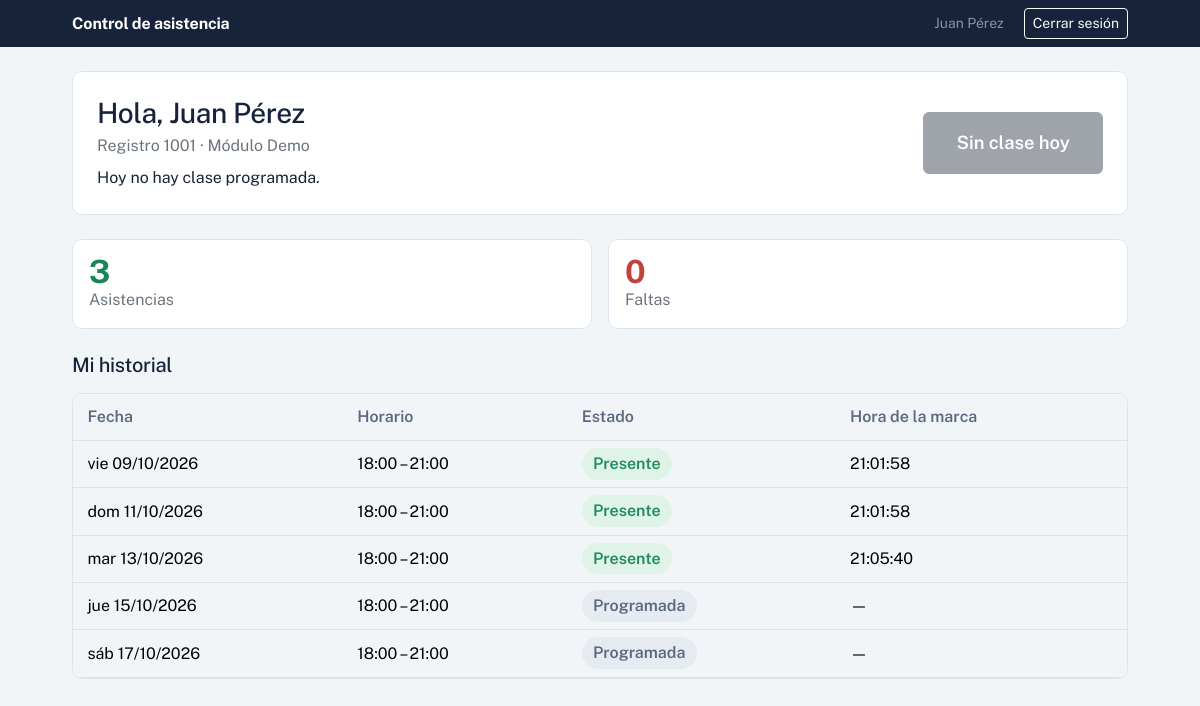
The app's page /mi-asistencia/ (signed in) with its own data.
### asistencia/models.py (models this page shows, shortened)
class Estudiante(models.Model):
    modulo = models.ForeignKey(Modulo, on_delete=models.CASCADE, related_name="estudiantes")
    nro_registro = models.CharField("número de registro", max_length=30)
    nombre = models.CharField("nombre completo", max_length=150)
    correo = models.EmailField("correo electrónico")
    class Meta:
        constraints = [
            models.UniqueConstraint(fields=["modulo", "nro_registro"], name="registro_unico_por_modulo"),
            models.UniqueConstraint(fields=["modulo", "correo"], name="correo_unico_por_modulo"),
        ]
        ordering = ["nombre"]

class Modulo(models.Model):
    nombre = models.CharField(max_length=120)
    activo = models.BooleanField(default=False)
    creado_en = models.DateTimeField(auto_now_add=True)
    class Meta:
        constraints = [
            models.UniqueConstraint(
                fields=["activo"],
                condition=Q(activo=True),
                name="un_solo_modulo_activo",
            )
        ]

class FechaClase(models.Model):
    modulo = models.ForeignKey(Modulo, on_delete=models.CASCADE, related_name="fechas")
    fecha = models.DateField()
    hora_inicio = models.TimeField()
    hora_fin = models.TimeField()
    class Meta:
        constraints = [models.UniqueConstraint(fields=["modulo", "fecha"], name="fecha_unica_por_modulo")]
        ordering = ["fecha"]

### asistencia/views.py (the view)
# urls.py: path("mi-asistencia/", views.mi_asistencia, name="mi_asistencia"),
@estudiante_required
def mi_asistencia(request):
    est = request.estudiante
    hoy = timezone.localdate()
    registros = {a.fecha_clase_id: a for a in est.asistencias.all()}
    filas, presentes, faltas = [], 0, 0
    clase_hoy = None
    for f in est.modulo.fechas.all():
        reg = registros.get(f.id)
        estado = estado_calculado(f, reg, hoy)
        presentes += estado == "PRESENTE"
        faltas += estado == "FALTA"
        if f.fecha == hoy:
            clase_hoy = {"fecha": f, "registro": reg}
        filas.append({
            "fecha": f, "estado": estado, "es_hoy": f.fecha == hoy,
            "hora_marca": timezone.localtime(reg.marcado_en) if reg and reg.marcado_en else None,
            "corregido": bool(reg and reg.modificado_por_admin),
        })
    puede_marcar = bool(clase_hoy and clase_hoy["registro"] is None)
    return render(request, "mi_asistencia.html", {
        "est": est, "filas": filas, "presentes": presentes, "faltas": faltas,
        "clase_hoy": clase_hoy, "puede_marcar": puede_marcar, "hoy": hoy,
    })

### asistencia/services.py (called while the page is built)
def estado_calculado(fecha_clase, registro, hoy):
    if registro:
        return registro.estado
    if fecha_clase.fecha < hoy:
        return Asistencia.FALTA
    if fecha_clase.fecha == hoy:
        return "PENDIENTE"
    return "PROGRAMADA"

### templates/mi_asistencia.html (shortened to what this page needs)
{% extends "base.html" %}
{% block nav %}
<header class="topbar"><div class="container d-flex align-items-center justify-content-between py-2" style="max-width:1080px">
  <span class="brand">Control de asistencia</span>
  <form method="post" action="{% url 'salir' %}">{% csrf_token %}
    <span class="text-white-50 me-3 small d-none d-sm-inline">{{ est.nombre }}</span>
    <button class="btn btn-sm btn-outline-light">Cerrar sesión</button></form>
</div></header>
{% endblock %}
{% block content %}
<div class="panel p-4 mb-4">
  <div class="row align-items-center g-3">
    <div class="col-md-7">
      <h1 class="h3 mb-1">Hola, {{ est.nombre }}</h1>
      <p class="text-secondary mb-0">Registro {{ est.nro_registro }} · {{ est.modulo.nombre }}</p>
      <p class="mb-0 mt-2">
        {% if clase_hoy %}Hoy hay clase de {{ clase_hoy.fecha.hora_inicio|time:"H:i" }} a {{ clase_hoy.fecha.hora_fin|time:"H:i" }}.
        {% else %}Hoy no hay clase programada.{% endif %}
      </p>
    </div>
    <div class="col-md-5 text-md-end">
      <form method="post" action="{% url 'marcar' %}">{% csrf_token %}
        {% if puede_marcar %}
          <button class="btn btn-primary btn-mark"><i class="bi bi-check2-circle me-2"></i>Marcar asistencia</button>
        {% else %}
          <button class="btn btn-secondary btn-mark" disabled>
            {% if clase_hoy %}Asistencia ya definida{% else %}Sin clase hoy{% endif %}</button>
        {% endif %}
      </form>
    </div>
  </div>
</div>
<div class="row g-3 mb-4">
  <div class="col-6"><div class="panel p-3"><div class="stat text-success">{{ presentes }}</div><div class="text-secondary">Asistencias</div></div></div>
  <div class="col-6"><div class="panel p-3"><div class="stat" style="color:var(--bad)">{{ faltas }}</div><div class="text-secondary">Faltas</div></div></div>
</div>
<h2 class="h5 mb-3">Mi historial</h2>
<div class="panel table-responsive">
  <table class="table mb-0 align-middle">
    <thead><tr><th>Fecha</th><th>Horario</th><th>Estado</th><th>Hora de la marca</th></tr></thead>
    <tbody>
    {% for f in filas %}
      <tr class="{% if f.es_hoy %}hoy{% endif %}">
        <td>{{ f.fecha.fecha|date:"D d/m/Y" }}{% if f.es_hoy %} <span class="small text-secondary">(hoy)</span>{% endif %}</td>
        <td>{{ f.fecha.hora_inicio|time:"H:i" }} – {{ f.fecha.hora_fin|time:"H:i" }}</td>
        <td>{% include "_estado.html" with estado=f.estado %}</td>
        <td>{% if f.hora_marca %}{{ f.hora_marca|time:"H:i:s" }}{% elif f.corregido %}<span class="small text-secondary">Corregido por administración</span>{% else %}—{% endif %}</td>
      </tr>
    {% empty %}<tr><td colspan="4" class="text-center text-secondary py-4">No hay fechas de clase cargadas.</td></tr>{% endfor %}
    </tbody>
  </table>
</div>
{% endblock %}

### templates/base.html (shortened to what this page needs)
<!doctype html>
<html lang="es">
<head>
  <link href="https://cdn.jsdelivr.net/npm/bootstrap@5.3.3/dist/css/bootstrap.min.css" rel="stylesheet">
  <link href="https://cdn.jsdelivr.net/npm/bootstrap-icons@1.11.3/font/bootstrap-icons.min.css" rel="stylesheet">
</head>
<body>
  {% block nav %}{% endblock %}
  <main class="container py-4" style="max-width: 1080px;">
    {% block content %}{% endblock %}
  </main>
</body>
</html>

### templates/_estado.html
<span class="badge-estado e-{{ estado }}">{% if estado == "PRESENTE" %}Presente{% elif estado == "FALTA" %}Falta{% elif estado == "PENDIENTE" %}Pendiente{% else %}Programada{% endif %}</span>

### templates/base.html (style rules this page uses)
:root { --ink: #17233B; --accent: #1E6F8C; --paper: #F2F5F8; --ok: #1F8A5B; --bad: #C2413B; --warn: #B7791F; --bs-body-font-family: "Public Sans", system-ui, sans-serif; --bs-body-bg: var(--paper); --bs-body-color: var(--ink); --bs-primary: var(--accent); --bs-primary-rgb: 30,111,140; }
.topbar { background: var(--ink); }
.brand { font-weight: 700; letter-spacing: -.01em; color: #fff; text-decoration: none; }
h1, h2, h3 { letter-spacing: -.015em; font-weight: 700; }
.panel { background: #fff; border: 1px solid #dde3ec; border-radius: .6rem; }
.stat { font-size: 2rem; font-weight: 700; line-height: 1; }
.badge-estado { font-weight: 600; padding: .4em .7em; border-radius: 2rem; }
.e-PRESENTE { background: #dff3e9; color: var(--ok); }
.e-PROGRAMADA { background: #e6eaf1; color: #5b6880; }
.table > :not(caption) > * > * { padding: .7rem .9rem; }
.table thead th { font-weight: 600; color: #5b6880; border-bottom-width: 1px; }
.btn-mark { font-size: 1.15rem; padding: 1rem 2rem; font-weight: 600; }

### records on screen
Estudiante: nombre "Juan Pérez", nro_registro "1001", modulo.nombre "Módulo Demo"
FechaClase: fecha.fecha "vie 09/10/2026", fecha.hora_inicio "18:00", fecha.hora_fin "21:00", shows "Presente", hora_marca "21:01:58"
FechaClase: fecha.fecha "dom 11/10/2026", fecha.hora_inicio "18:00", fecha.hora_fin "21:00", shows "Presente", hora_marca "21:01:58"
FechaClase: fecha.fecha "mar 13/10/2026", fecha.hora_inicio "18:00", fecha.hora_fin "21:00", shows "Presente", hora_marca "21:05:40"
FechaClase: fecha.fecha "jue 15/10/2026", fecha.hora_inicio "18:00", fecha.hora_fin "21:00", shows "Programada"
FechaClase: fecha.fecha "sáb 17/10/2026", fecha.hora_inicio "18:00", fecha.hora_fin "21:00", shows "Programada"

### other values on screen
{{ presentes }} "3"
{{ faltas }} "0"
